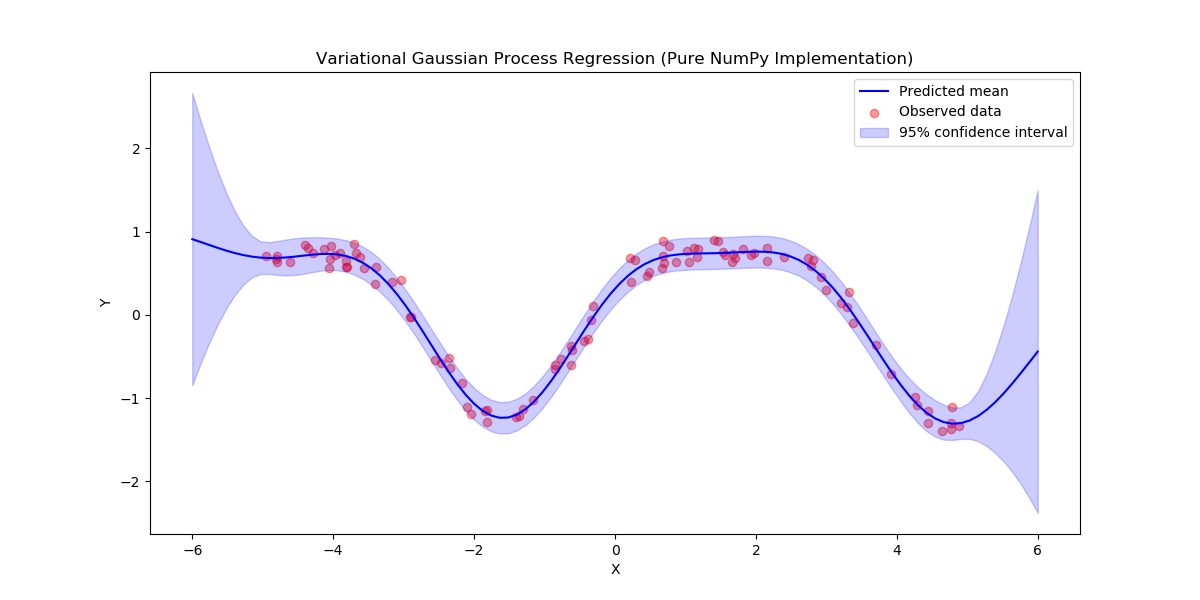

Here is the Python script that generated this plot:
import numpy as np
import matplotlib.pyplot as plt

# Set random seed
np.random.seed(0)

# Generate simulated data
def generate_data(N=100):
    X = np.random.rand(N, 1) * 10 - 5
    Y = np.sin(X) + 0.3*np.cos(2*X) + np.random.randn(N, 1) * 0.1
    return X, Y

# RBF kernel function
def rbf_kernel(X, X2, variance, lengthscale):
    dist = np.sum(X**2, 1)[:, None] + np.sum(X2**2, 1) - 2 * np.dot(X, X2.T)
    K = variance * np.exp(-0.5 * dist / (lengthscale**2))
    if X is X2:
        K += 1e-6 * np.eye(X.shape[0])  # Add small diagonal term
    return K

# Variational Gaussian Process model
class VGP:
    def __init__(self, X, Y, num_inducing=10):
        self.X, self.Y = X, Y
        self.num_inducing = num_inducing
        self.Z = np.linspace(X.min(), X.max(), num_inducing).reshape(-1, 1)
        self.q_mu = np.zeros((num_inducing, 1))
        self.q_sqrt = np.eye(num_inducing) * 0.1
        self.likelihood_variance = 0.1
        self.kernel_variance = 1.0
        self.kernel_lengthscale = 1.0

    def predict(self, X_new):
        Kzz = rbf_kernel(self.Z, self.Z, self.kernel_variance, self.kernel_lengthscale)
        Kzx = rbf_kernel(self.Z, X_new, self.kernel_variance, self.kernel_lengthscale)
        Kxx = rbf_kernel(X_new, X_new, self.kernel_variance, self.kernel_lengthscale)

        L = np.linalg.cholesky(Kzz)
        A = np.linalg.solve(L, Kzx)
        
        mean = A.T @ self.q_mu
        var = np.diag(Kxx)[:, None] - np.sum(A**2, axis=0)[:, None] + self.likelihood_variance
        
        return mean.ravel(), var.ravel()  # Ensure returning 1D arrays

    def objective(self, params):
        self.kernel_variance, self.kernel_lengthscale, self.likelihood_variance = np.exp(params[:3])
        self.q_mu = params[3:3+self.num_inducing].reshape(-1, 1)
        self.q_sqrt = np.tril(params[3+self.num_inducing:].reshape(self.num_inducing, self.num_inducing))
        
        # Ensure diagonal elements of q_sqrt are positive
        self.q_sqrt = np.tril(self.q_sqrt)
        self.q_sqrt[np.diag_indices_from(self.q_sqrt)] = np.abs(np.diag(self.q_sqrt))

        Kzz = rbf_kernel(self.Z, self.Z, self.kernel_variance, self.kernel_lengthscale)
        Kzx = rbf_kernel(self.Z, self.X, self.kernel_variance, self.kernel_lengthscale)
        Kxx = rbf_kernel(self.X, self.X, self.kernel_variance, self.kernel_lengthscale)

        L = np.linalg.cholesky(Kzz)
        A = np.linalg.solve(L, Kzx)

        mean = A.T @ self.q_mu  # Calculate mean
        var = np.diag(Kxx)[:, None] - np.sum(A**2, axis=0)[:, None] + self.likelihood_variance

        # KL divergence
        KL = 0.5 * np.sum(self.q_mu**2)
        KL += 0.5 * np.sum(self.q_sqrt**2) - 0.5 * np.sum(np.log(np.diag(self.q_sqrt)**2))
        KL -= 0.5 * self.num_inducing

        # Log likelihood
        epsilon = 1e-6  # Small constant
        LL = -0.5 * np.sum((self.Y - mean)**2 / (var + epsilon))
        LL -= 0.5 * np.sum(np.log(var + epsilon))
        LL -= 0.5 * self.X.shape[0] * np.log(2 * np.pi)

        return KL - LL

    def fit(self):
        initial_params = np.concatenate([
            np.log([self.kernel_variance, self.kernel_lengthscale, self.likelihood_variance]),
            self.q_mu.ravel(),
            self.q_sqrt.ravel()
        ])
        
        # Implement simple gradient descent
        learning_rate = 0.01
        num_iterations = 1000
        
        for _ in range(num_iterations):
            grad = self.compute_gradient(initial_params)
            initial_params -= learning_rate * grad
        
        self.kernel_variance, self.kernel_lengthscale, self.likelihood_variance = np.exp(initial_params[:3])
        self.q_mu = initial_params[3:3+self.num_inducing].reshape(-1, 1)
        self.q_sqrt = np.tril(initial_params[3+self.num_inducing:].reshape(self.num_inducing, self.num_inducing))

    def compute_gradient(self, params):
        # Implement numerical gradient computation
        epsilon = 1e-8
        grad = np.zeros_like(params)
        
        for i in range(len(params)):
            params_plus = params.copy()
            params_plus[i] += epsilon
            params_minus = params.copy()
            params_minus[i] -= epsilon
            
            grad[i] = (self.objective(params_plus) - self.objective(params_minus)) / (2 * epsilon)
        
        return grad

# Plot results
def plot_results(X, Y, model):
    X_test = np.linspace(-6, 6, 100).reshape(-1, 1)
    mean, var = model.predict(X_test)
    
    plt.figure(figsize=(12, 6))
    plt.scatter(X, Y, color='red', alpha=0.4, label='Observed data')
    plt.plot(X_test, mean, 'b-', label='Predicted mean')
    
    # Add a small constant to avoid negative variance
    epsilon = 1e-6
    plt.fill_between(X_test.ravel(), 
                     mean - 1.96 * np.sqrt(np.maximum(var, epsilon)),
                     mean + 1.96 * np.sqrt(np.maximum(var, epsilon)),
                     color='blue', alpha=0.2, label='95% confidence interval')
    plt.xlabel('X')
    plt.ylabel('Y')
    plt.title('Variational Gaussian Process Regression (Pure NumPy Implementation)')
    plt.legend()
    plt.show()

# Main function
def main():
    X, Y = generate_data()
    model = VGP(X, Y)
    model.fit()
    plot_results(X, Y, model)
    
    print("Model parameters:")
    print(f"Kernel variance: {model.kernel_variance}")
    print(f"Kernel lengthscale: {model.kernel_lengthscale}")
    print(f"Likelihood variance: {model.likelihood_variance}")

if __name__ == "__main__":
    main()
